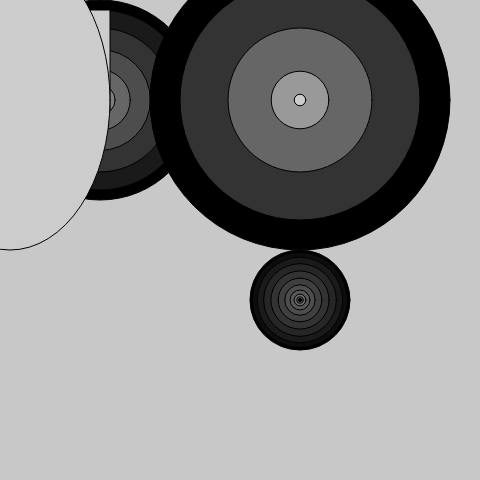
Frame 1 (no input)
Frame 60 (no input): identical to frame 1, image omitted
Frame 120 (the mouse pressed at the canvas centre since frame 60): identical to frame 1, image omitted

The p5.js sketch that drew this single still picture (run headless with seeded random() and noise() and a simulated clock; from frame 60 on, the mouse is pressed at the canvas centre):

// p5.js sketch
// ── sketch.js
function setup() { 
	createCanvas(480, 480);

}

function draw() {
	background(200);
	drawTarget(100, 100, 200, 10);
	drawTarget(300, 300, 100, 20);
	drawTarget(300, 100, 300, 5);

	rect(10, 10, 100, 100);
	ellipse(10, 100, 200, 300);
}

function drawTarget(x, y, circleSize, numOfCircles) {
	for (var i = 0; i < numOfCircles; i++) {
		var segment = i/numOfCircles;
		fill(segment * 255);
		circleSize = circleSize - segment * circleSize;
		ellipse(x, y, circleSize, circleSize);
	}

}
